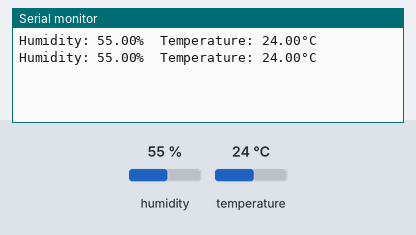
Recording of a sketch running on a simulated Arduino Uno, built with avr-gcc and run on an emulated ATmega328P. Parts: the last lines printed to the serial monitor. The inputs (shaded band) are chosen by the test bench; at power-on: humidity 55 %, temperature 24 °C.

Above: at 4.8 s.
4.9 s: humidity set to 22 %
At 6.6 s:
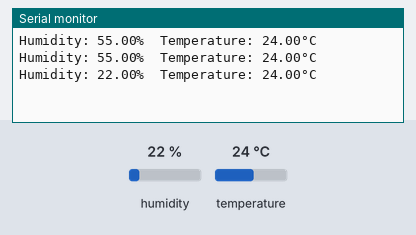
7.9 s: temperature set to 12 °C
At 9.0 s:
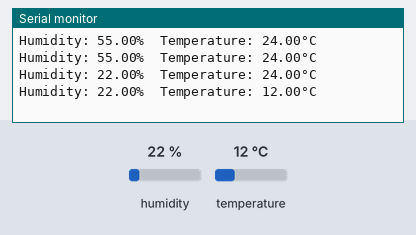
10.9 s: humidity set to 40 %
At 12.6 s:
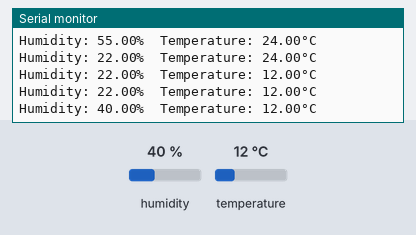
Timing chart, 0 to 14.1 s (numbered marks = the images above; inputs shaded):
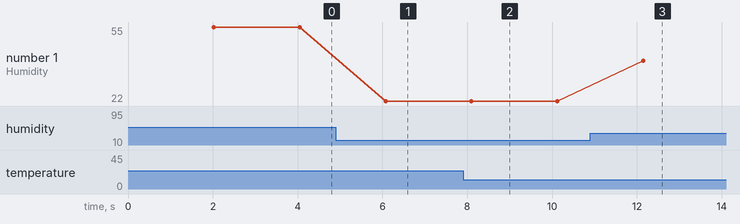

The sketch:

dht11.ino
```cpp
#include <DHT.h>

#define DHTPIN 4 // Define the GPIO pin connected to the DHT11 data pin
#define DHTTYPE DHT11 // Define the type of DHT sensor

DHT dht(DHTPIN, DHTTYPE);

void setup() {
  Serial.begin(115200);
  dht.begin();
}

void loop() {
  delay(2000); // Wait a few seconds between measurements

  float humidity = dht.readHumidity();
  float temperature = dht.readTemperature();

  if (isnan(humidity) || isnan(temperature)) {
    Serial.println("Failed to read from DHT sensor");
  } else {
    Serial.print("Humidity: ");
    Serial.print(humidity);
    Serial.print("%\t");
    Serial.print("Temperature: ");
    Serial.print(temperature);
    Serial.println("°C");
  }
}
```

Measured:
- after the input at 4.9 s, the serial monitor: prints a new line after 1.2 s (image 1)
- after the input at 7.9 s, the serial monitor: prints a new line after 0.20 s (image 2)
- after the input at 10.9 s, the serial monitor: prints a new line after 1.2 s (image 3)
- plotted number 1: 55 → 22 after the input at 4.9 s, 22 → 40 after the input at 10.9 s
